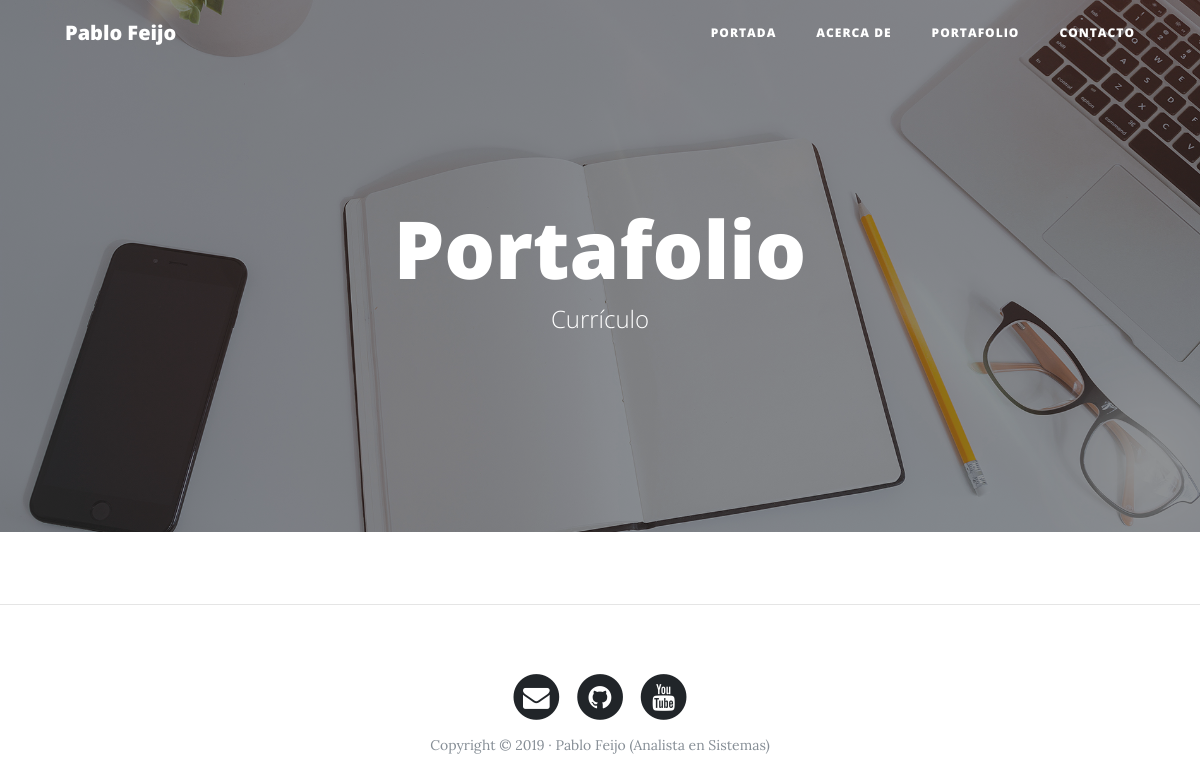
/portfolio/, run on an earlier commit of the app's database.
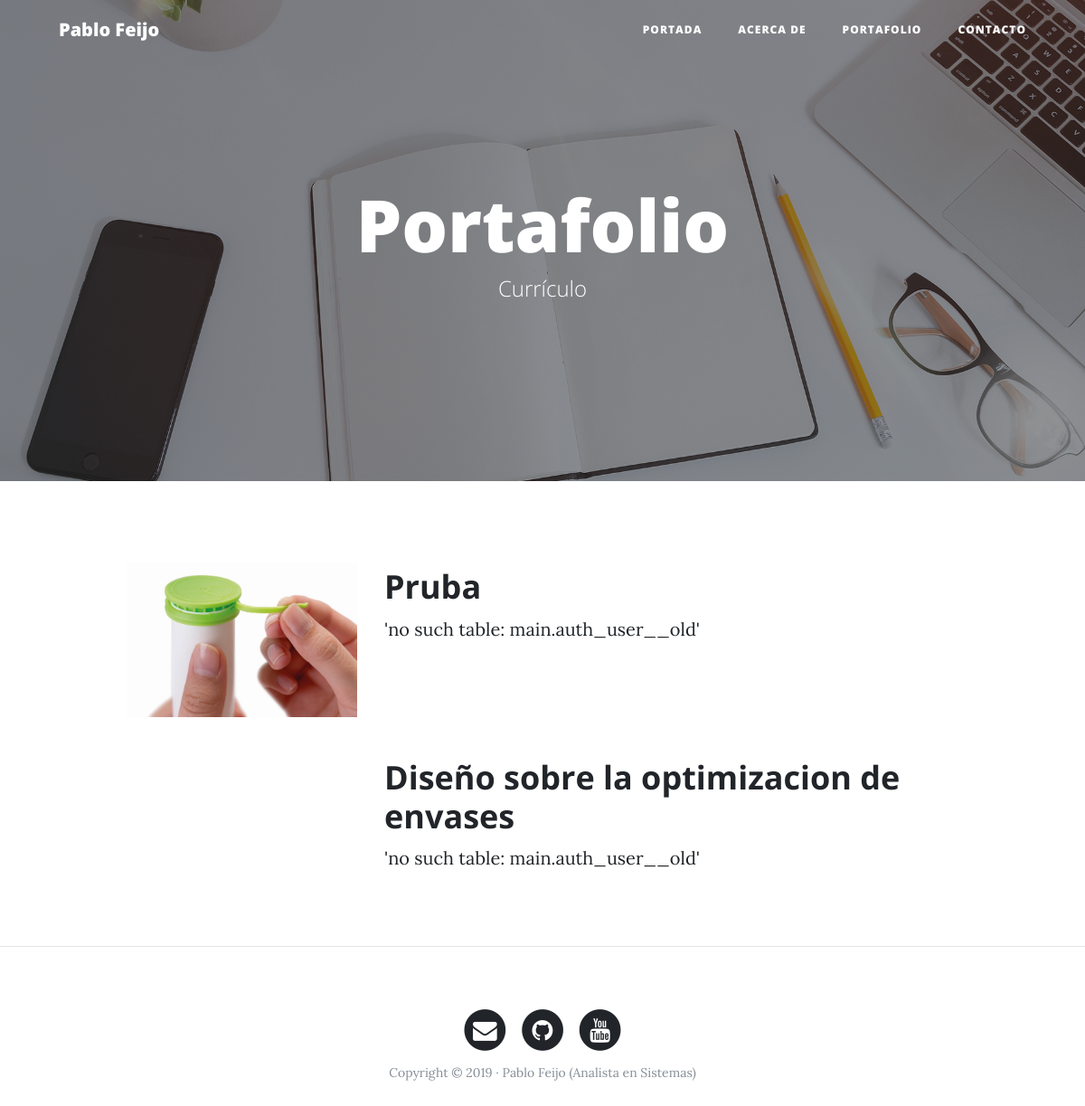
And on a later commit of the database.
### portfolio/models.py (models this page shows, shortened)
class Project(models.Model):
    title = models.CharField(max_length=200, verbose_name = "Titulo")
    description = models.TextField(verbose_name = "Descripcion")
    more = models.URLField(verbose_name="Mas informacion",null=True, blank=True)
    image = models.ImageField(verbose_name = "Imagen", upload_to="projects")
    created = models.DateTimeField(auto_now_add=True, verbose_name = "Fecha de creacion")
    updated = models.DateTimeField(auto_now=True, verbose_name = "Fehca de edicion")
    class Meta:
        verbose_name = 'Proyecto'
        verbose_name_plural = 'Proyectos'
        ordering = ["-created"]

### portfolio/views.py (the view)
# urls.py: path('portfolio/', portfolio_views.porfolio, name="portfolio"),
def porfolio(request):
    projects = Project.objects.all()
    return render(request, "portfolio/portfolio.html", {'projects':projects})

### portfolio/templates/portfolio/portfolio.html (shortened to what this page needs)
{% extends 'core/base.html' %}
{% load static %}
{% block background %}{% static 'core/img/portfolio-bg.jpg' %}{% endblock %}
{%block headers%}
<h1>Portafolio</h1>
<span class="subheading">Currículo</span>
{% endblock %}
{% block content %}
	{% for project in projects %}
	      <div class="row project">
	      	<div class="col-lg-3 col-md-4 offset-lg-1">
			      <img class="img-fluid" src="{{project.image.url}}" alt="">
	      	</div>
	        <div class="col-lg-7 col-md-8">
	      		<h2 class="section-heading title">{{project.title}}</h2>
	          <p>{{project.description}}</p>
	      	</div>
	      </div>
	{% endfor %}
{% endblock %}

### core/templates/core/base.html (shortened to what this page needs)
<!DOCTYPE html>
<html lang="es">
  <head>
    {% load static%}
    <link href="{% static 'core/vendor/bootstrap/css/bootstrap.min.css' %}" rel="stylesheet">
    <link href="{% static 'core/vendor/font-awesome/css/font-awesome.min.css' %}" rel="stylesheet" type="text/css">
    <link href="{% static 'core/css/clean-blog.min.css' %}" rel="stylesheet">
  </head>
  <body>
    <nav class="navbar navbar-expand-lg navbar-light fixed-top" id="mainNav">
      <div class="container">
        <a class="navbar-brand" href="{% url 'home' %}">Pablo Feijo</a>
        <div class="collapse navbar-collapse" id="navbarResponsive">
          <ul class="navbar-nav ml-auto">
            <li class="nav-item">
              <a class="nav-link" href="{% url 'home' %}">Portada</a>
            </li>
            <li class="nav-item">
              <a class="nav-link" href="{% url 'about-me' %}">Acerca de</a>
            </li>
            <li class="nav-item">
              <a class="nav-link" href="{% url 'portfolio' %}">Portafolio</a>
            </li>
            <li class="nav-item">
              <a class="nav-link" href="{% url 'contacto' %}">Contacto</a>
            </li>
          </ul>
        </div>
      </div>
    </nav>
    <header class="masthead" style="background-image: url('{% block background %}{% endblock %}')">
      <div class="overlay"></div>
      <div class="container">
        <div class="row">
          <div class="col-lg-8 col-md-10 mx-auto">
            <div class="site-heading">
              {% block headers %}
              {% endblock %}
            </div>
          </div>
        </div>
      </div>
    </header>
    <div class="container">
        {% block content %}{% endblock %}
    </div>
    {% if request.path != "/" %}<hr>{% endif %}
    <footer>
      <div class="container">
        <div class="row">
          <div class="col-lg-8 col-md-10 mx-auto">
            <ul class="list-inline text-center">
              <li class="list-inline-item">
                <a href="#">
                  <span class="fa-stack fa-lg">
                    <i class="fa fa-circle fa-stack-2x"></i>
                    <i class="fa fa-envelope fa-stack-1x fa-inverse"></i>
                  </span>
                </a>
              </li>
              <li class="list-inline-item">
                <a href="#">
                  <span class="fa-stack fa-lg">
                    <i class="fa fa-circle fa-stack-2x"></i>
                    <i class="fa fa-github fa-stack-1x fa-inverse"></i>
                  </span>
                </a>
              </li>
              <li class="list-inline-item">
                <a href="#">
                  <span class="fa-stack fa-lg">
                    <i class="fa fa-circle fa-stack-2x"></i>
                    <i class="fa fa-youtube fa-stack-1x fa-inverse"></i>
                  </span>
                </a>
              </li>
            </ul>
            <p class="copyright text-muted">Copyright &copy; 2019 · Pablo Feijo (Analista en Sistemas) </p>
          </div>
        </div>
      </div>
    </footer>
  </body>
</html>

What changed in the data, as far as the page shows it:
added Project: image (picture), title "Pruba", description "'no such table: main.auth_user__old'"
added Project: title "Diseño sobre la optimizacion de envases", description "'no such table: main.auth_user__old'"
